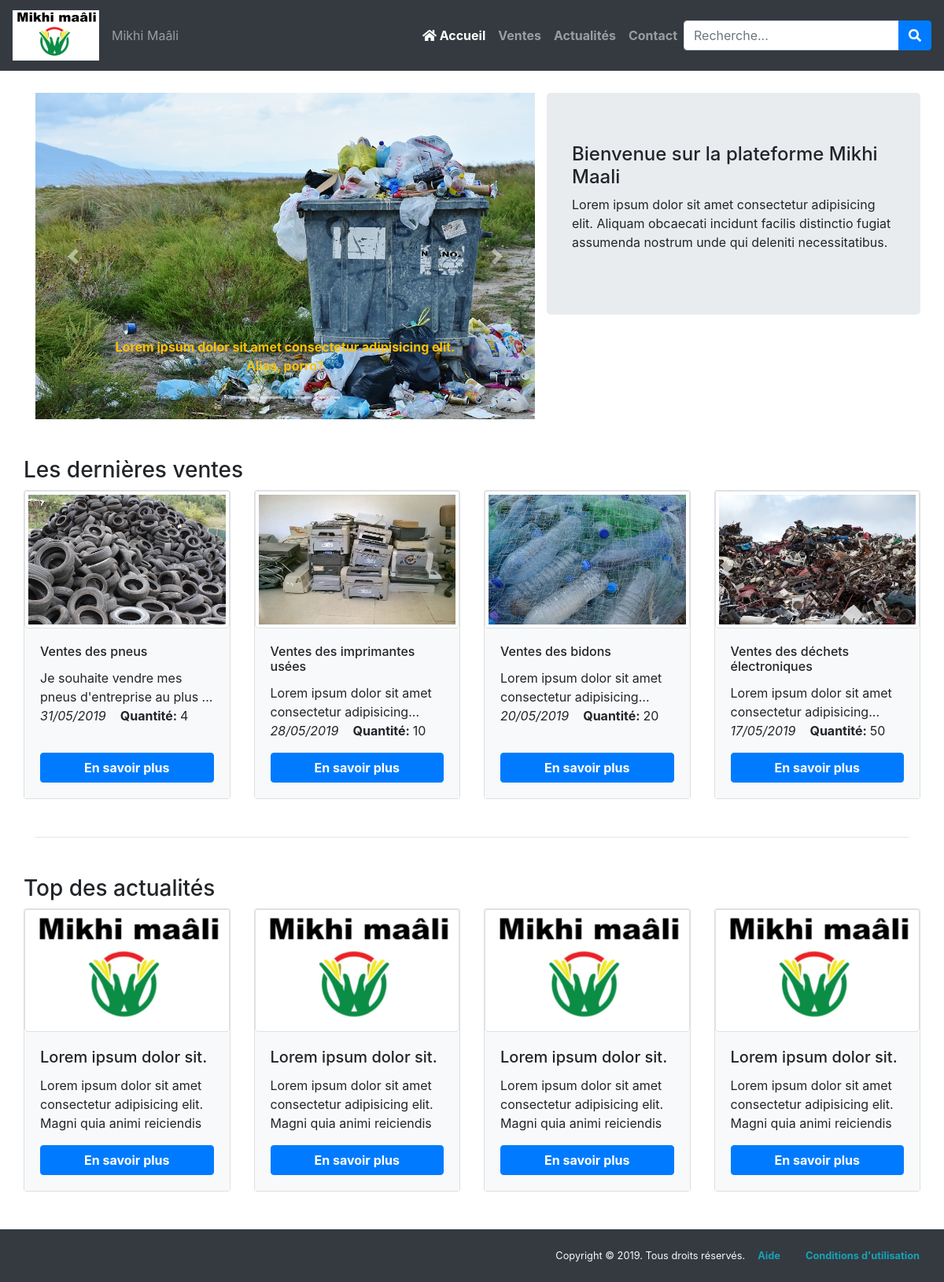
The page / on the database its author committed.
### tables this page shows
CREATE TABLE `ordures` (
  `id_or` int(11) NOT NULL,
  `nom_or` varchar(255) NOT NULL,
  `description_or` text,
  `quantite_or` int(6) DEFAULT NULL,
  `date_prop` date DEFAULT NULL,
  `images` varchar(255) NOT NULL
);

### index.php (the view, shortened to what this page needs)
<?php
    $connexion = connecter("mikhi-mali", "parametre");
    $sql = "SELECT id_or, nom_or, description_or, quantite_or, images,
            DATE_FORMAT(date_prop, '%d/%m/%Y') AS date_prop
            FROM ordures
            LIMIT 4";
    $resultat = $connexion->query($sql);
?>
<!DOCTYPE html>
<html lang="fr">
    <head>
        <link rel="stylesheet" href="css/bootstrap.min.css">
        <link rel="stylesheet" href="css/style.css">
    </head>
    <body>
        <?php include_once("header.inc.php") ?>
        <main class="container my-5">
            <div class="row my-5">
                <section class="col-7">
                    <div class="carousel slide show fade" data-ride="carousel" id="myCarousel" class="h-100">
                        <ol class="carousel-indicators">
                            <li data-target="#myCarousel" data-slide-to="0"></li>
                            <li data-target="#myCarousel" data-slide-to="1"></li>
                            <li data-target="#myCarousel" data-slide-to="2"></li>
                            <li data-target="#myCarousel" data-slide-to="3"></li>
                        </ol>
                        <div class="carousel-inner">
                            <div class="carousel-item active">
                                <img src="images/image3.jpg" alt="" class="img-fluid d-block w-100">
                                <p class="carousel-caption text-warning font-weight-bold">
                                    Lorem ipsum dolor sit amet consectetur adipisicing elit.
                                     Alias, porro?
                                </p>
                            </div>
                        </div>
                        <a href="#myCarousel" data-slide="prev" class="carousel-control-prev">
                            <span class="carousel-control-prev-icon"></span>
                        </a>
                        <a href="#myCarousel" data-slide="next" class="carousel-control-next">
                            <span class="carousel-control-next-icon"></span>
                        </a>
                    </div>
                </section>
                <aside class="col-5 jumbotron h-100 w-100">
                    <h1 class="h4">Bienvenue sur la plateforme Mikhi Maali</h1>
                    <p>Lorem ipsum dolor sit amet consectetur
                        adipisicing elit. Aliquam obcaecati incidunt
                         facilis distinctio fugiat assumenda nostrum
                         unde qui deleniti necessitatibus.
                    </p>
                </aside>
            </div>
            <section class="row mt-3">
                <h1 class="h3">Les dernières ventes</h1>
                <div class="row">
                    <?php
                        while($donnees = $resultat->fetch()){
                    ?>
                    <div class="col-12 col-md-6 col-lg-3 d-flex">
                        <article class="card">
                                <img src="images/<?= $donnees['images'] ?>" alt="" class="card-img-top img-thumbnail" style="max-height:175px;">
                            <div class="card-body bg-light d-flex flex-column">
                                <h1 class="card-title h6"><?= $donnees['nom_or'] ?></h1>
                                <p class="card-text h-100">
                                    <?php
                                        $contenu = $donnees['description_or'];
                                        $lg_max = 50;
                                        if(strlen($contenu)>$lg_max){
                                            $contenu = substr($contenu, 0, $lg_max);
                                            $contenu = substr($contenu, 0, $lg_max);
                                            $contenu .= "...";
                                        }
                                        echo $contenu;
                                    ?>
                                    <br>
                                    <em><?= $donnees['date_prop'] ?>&nbsp;&nbsp;&nbsp;</em>
                                    <strong>Quantité: </strong><?= $donnees['quantite_or'] ?>
                                </p>
                                <a href="vente-contenu.php?id=<?=$donnees['id_or']?>" class="btn btn-primary">En savoir plus</a>
                            </div>
                        </article>
                    </div>
                    <?php
                        }
                    ?>
                </div>
            </section>
            <hr class="mt-5">
            <section class="row mt-5">
                <h1 class="h3">Top des actualités</h1>
                <div class="row">
                    <div class="col-12 col-md-6 col-lg-3 d-flex">
                        <article class="card">
                                <img src="images/logo-2.JPG" alt="" class="card-img-top img-thumbnail">
                            <div class="card-body bg-light d-flex flex-column">
                                <h1 class="card-title h5">Lorem ipsum dolor sit.</h1>
                                <p class="card-text">Lorem ipsum dolor sit amet consectetur
                                    adipisicing elit. Magni quia animi reiciendis
                                </p>
                                <a href="#" class="btn btn-primary">En savoir plus</a>
                            </div>
                        </article>
                    </div>
                    <div class="col-12 col-md-6 col-lg-3 d-flex">
                        <article class="card">
                                <img src="images/logo-2.JPG" alt="" class="card-img-top img-thumbnail">
                            <div class="card-body bg-light d-flex flex-column">
                                <h1 class="card-title h5">Lorem ipsum dolor sit.</h1>
                                <p class="card-text">Lorem ipsum dolor sit amet consectetur
                                    adipisicing elit. Magni quia animi reiciendis
                                </p>
                                <a href="#" class="btn btn-primary">En savoir plus</a>
                            </div>
                        </article>
                    </div>
                    <div class="col-12 col-md-6 col-lg-3 d-flex">
                        <article class="card">
                                <img src="images/logo-2.JPG" alt="" class="card-img-top img-thumbnail">
                            <div class="card-body bg-light d-flex flex-column">
                                <h1 class="card-title h5">Lorem ipsum dolor sit.</h1>
                                <p class="card-text">Lorem ipsum dolor sit amet consectetur
                                    adipisicing elit. Magni quia animi reiciendis
                                </p>
                                <a href="#" class="btn btn-primary">En savoir plus</a>
                            </div>
                        </article>
                    </div>
                    <div class="col-12 col-md-6 col-lg-3 d-flex">
                        <article class="card">
                                <img src="images/logo-2.JPG" alt="" class="card-img-top img-thumbnail">
                            <div class="card-body bg-light d-flex flex-column">
                                <h1 class="card-title h5">Lorem ipsum dolor sit.</h1>
                                <p class="card-text">Lorem ipsum dolor sit amet consectetur
                                    adipisicing elit. Magni quia animi reiciendis
                                </p>
                                <a href="#" class="btn btn-primary">En savoir plus</a>
                            </div>
                        </article>
                    </div>
                </section>
        </main>
        <?php include_once("footer.inc.php") ?>
    </body>
</html>

### header.inc.php (shortened to what this page needs)
<header class="navbar navbar-expand-md navbar-dark bg-dark fixed-top">
        <a href="index.php" class="navbar-brand">
            <img src="images/logo-2.JPG" alt="" class="img-fluid logo-site">
        </a>
        <span class="navbar-text">Mikhi Ma&acirc;li</span>
        <div class="collapse navbar-collapse" id="navbar-content">
            <ul class="navbar-nav ml-auto">
                <li class="nav-item active">
                    <a href="index.php" class="nav-link"><span class="fas fa-home"></span> Accueil</a>
                </li>
                <li class="nav-item">
                    <a href="ventes.php" class="nav-link">Ventes</a>
                </li>
                <li class="nav-item">
                    <a href="actu.php" class="nav-link">Actualités</a>
                </li>
                <li class="nav-item">
                    <a href="contact.php" class="nav-link">Contact</a>
                </li>
            </ul>
            <form action="form-inline">
                <div class="input-group">
                    <input type="search" name="q" placeholder="Recherche..." class="form-control">
                    <div class="input-group-append">
                        <button type="submit" class="btn btn-primary">
                            <i class="fas fa-search"></i>
                        </button>
                    </div>
                </div>
            </form>
        </div>
</header>

### footer.inc.php
<footer class="bg-dark text-light py-4">
    <div class="container-fluid">
        <div class="row">
            <div class="col-12 d-flex justify-content-end small">
                <p class="mb-0">Copyright &copy; 2019. Tous droits réservés.</p>
                <ul class="nav">
                    <li class="nav-item"><a href="#" class="nav-link py-0 text-info">Aide</a></li>
                    <li class="nav-item"><a href="#" class="nav-link py-0 text-info">Conditions d'utilisation</a></li>
                </ul>
            </div>
        </div>
    </div>
</footer>

### css/style.css (style rules this page uses)
body { padding-top: 70px; }
.logo-site { width: 110px; }
img { width: 100%; max-height: 100%; }
a:link { text-decoration: none; font-weight: bold; }

### rows shown on the page
ordures: images (picture), nom_or "Ventes des pneus", description_or "Je souhaite vendre mes pneus d'entreprise au plus ...", date_prop "31/05/2019", quantite_or "4"
ordures: images (picture), nom_or "Ventes des imprimantes usées", description_or "Lorem ipsum dolor sit amet consectetur adipisicing...", date_prop "28/05/2019", quantite_or "10"
ordures: images (picture), nom_or "Ventes des bidons", description_or "Lorem ipsum dolor sit amet consectetur adipisicing...", date_prop "20/05/2019", quantite_or "20"
ordures: images (picture), nom_or "Ventes des déchets électroniques", description_or "Lorem ipsum dolor sit amet consectetur adipisicing...", date_prop "17/05/2019", quantite_or "50"
